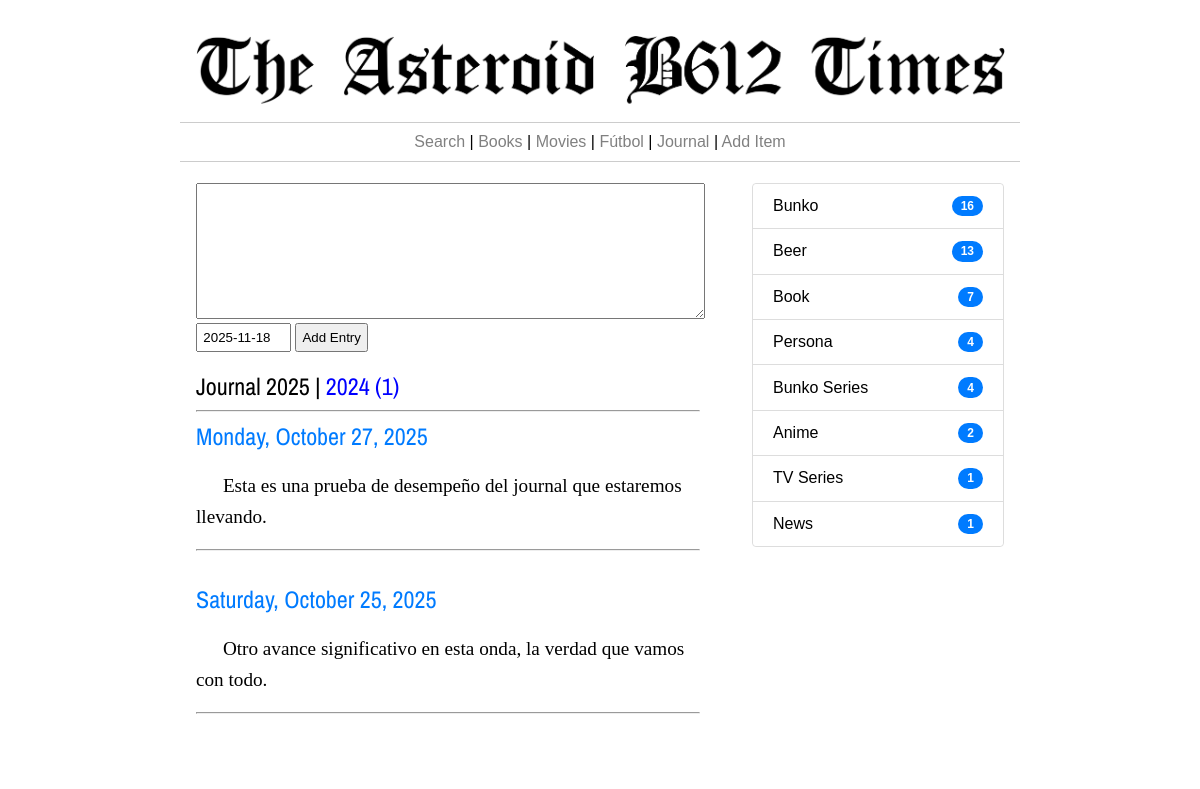
Before: /journal/ with the older database file.
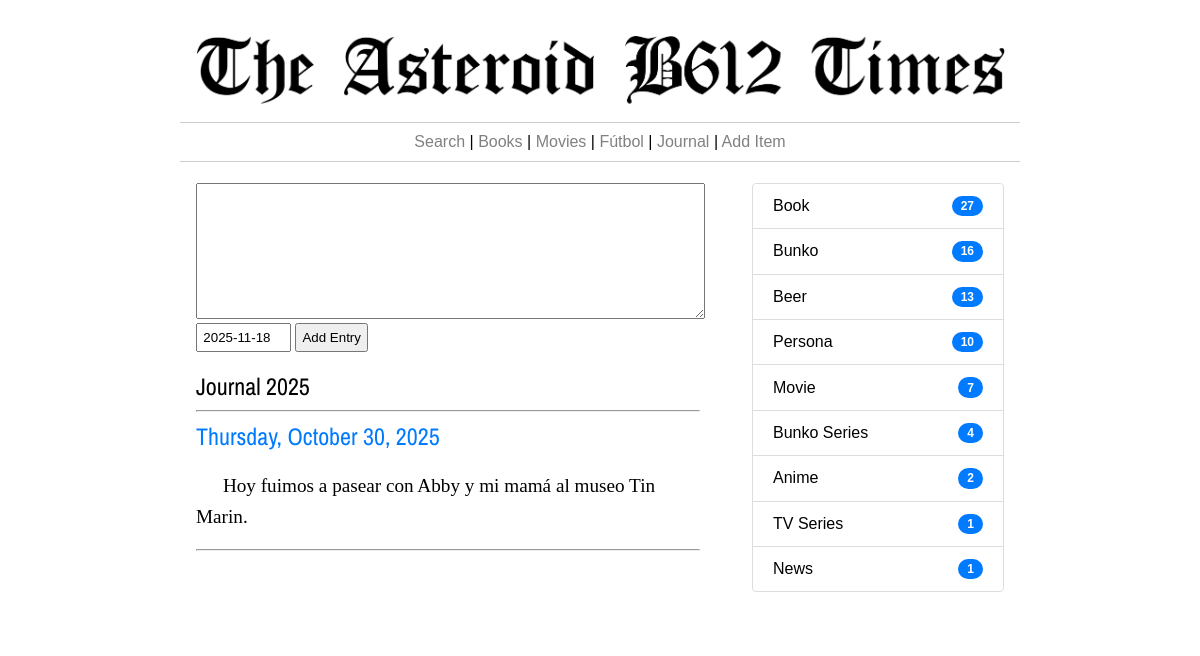
After: the same page with the newer database file.
### thetimes/models.py (models this page shows, shortened)
class JournalEntry(models.Model):
    fecha = models.DateField()
    item = models.ForeignKey(Item, on_delete=models.CASCADE)

class Item(models.Model):
    titulo = models.CharField(max_length=255)
    tipo = models.ForeignKey(Category, on_delete=models.CASCADE)
    contenido = models.TextField()
    fecha_creacion = models.DateTimeField()
    fecha_edicion = models.DateTimeField()
    consumido = models.BooleanField(default=False)
    @property
    def headtext(self):
        n_corte = self.contenido.find('==headtext==')
        if n_corte == -1:
            return self.contenido[0:350]
        else:
            return markdown.markdown(self.contenido[0:n_corte],extensions=['extra'])

class Category(models.Model):
    category = models.CharField(max_length=255)
    @property
    def nitems(self):
        n_w = Item.objects.filter(tipo = self).count()
        return n_w

### thetimes/views.py (the view, shortened to what this page needs)
# urls.py: path('journal/', views.journal, name='journal'),
def journal(request):
	get_y = request.GET.get('y', 1)
	max_year = JournalEntry.objects.all().order_by('-fecha').first()
	this_y = max_year.fecha.year if int(get_y) == 1 else int(get_y)
	cats = sorted(Category.objects.exclude(id=14),key=lambda t: t.nitems, reverse=True)
	entries = JournalEntry.objects.filter(fecha__year=this_y).order_by('-fecha','-id')
	anhos = JournalEntry.objects.all().values('fecha__year').exclude(fecha__year=this_y).annotate(qbooks=Count('id')).order_by('-fecha__year')
	return render(request,'journal.html',{'cats':cats,'entries':entries,'this_y':this_y,'anhos':anhos})

### thetimes/templates/journal.html (shortened to what this page needs)
{% extends 'base_times.html' %}
{% load static %}
{% block izquierda %}
<form method="POST">
  <textarea name="contenido" rows='4' style="width:95%; padding: 0.8em; font-size: 1.1em; line-height: 1.5em; font-family: 'Calibri','Arial', sans-serif;"></textarea>
  <br>
  <input type="text" name="fecha" value="{% now 'Y-m-d' %}" style="padding:0.4em; width: 6em;">
  <input type="submit" value="Add Entry" style="padding:0.4em;">
</form>
<br>
<h2>Journal {{this_y}} {% if anhos %}{% for a in anhos%} | <a href="{% url 'journal' %}?y={{a.fecha__year}}" style="text-decoration:none; color:blue;">{{a.fecha__year}} ({{a.qbooks}})</a>{% endfor %}{% endif %}</h2>
<hr>
{% if entries %}
    {% for a in entries %}
      <h2><a href="{% url 'item' a.item.id %}" style="text-decoration:none; color:#007bff; ">{{a.item.titulo}}</a></h2>
      {{a.item.headtext|safe}}
      <hr style="margin-bottom: 2em; margin-top: 1em;">
    {% endfor %}
  {% endif %}
{% endblock %}
{% block derecha %}
<ul class="list-group">
    {% for c in cats %}
      {% if c.nitems > 0 %}
        <li class="list-group-item"><a href="{% url 'categoria' c.id %}" style="text-decoration:none; color:black;">{{c.category|capfirst}}</a> <span class="badge badge-pill">{{c.nitems}}</span></li>
      {% endif %}
    {% endfor %}
</ul>
{% endblock %}

Changed rows visible on the page:
removed JournalEntry: item.titulo "Monday, October 27, 2025", item.headtext "Esta es una prueba de desempeño del journal que estaremos llevando."
removed JournalEntry: item.titulo "Saturday, October 25, 2025", item.headtext "Otro avance significativo en esta onda, la verdad que vamos con todo."
added JournalEntry: item.titulo "Thursday, October 30, 2025", item.headtext "Hoy fuimos a pasear con Abby y mi mamá al museo Tin Marin."
shown differently, row unchanged: Category "Book": nitems "7" → "27"; moves up the list
computed for Category "Persona": nitems "4" → "10"
now on this page (row unchanged): Category: category "Movie", nitems "7"
Other visible differences:
list line gone: "| 2024 ( 1 )"
